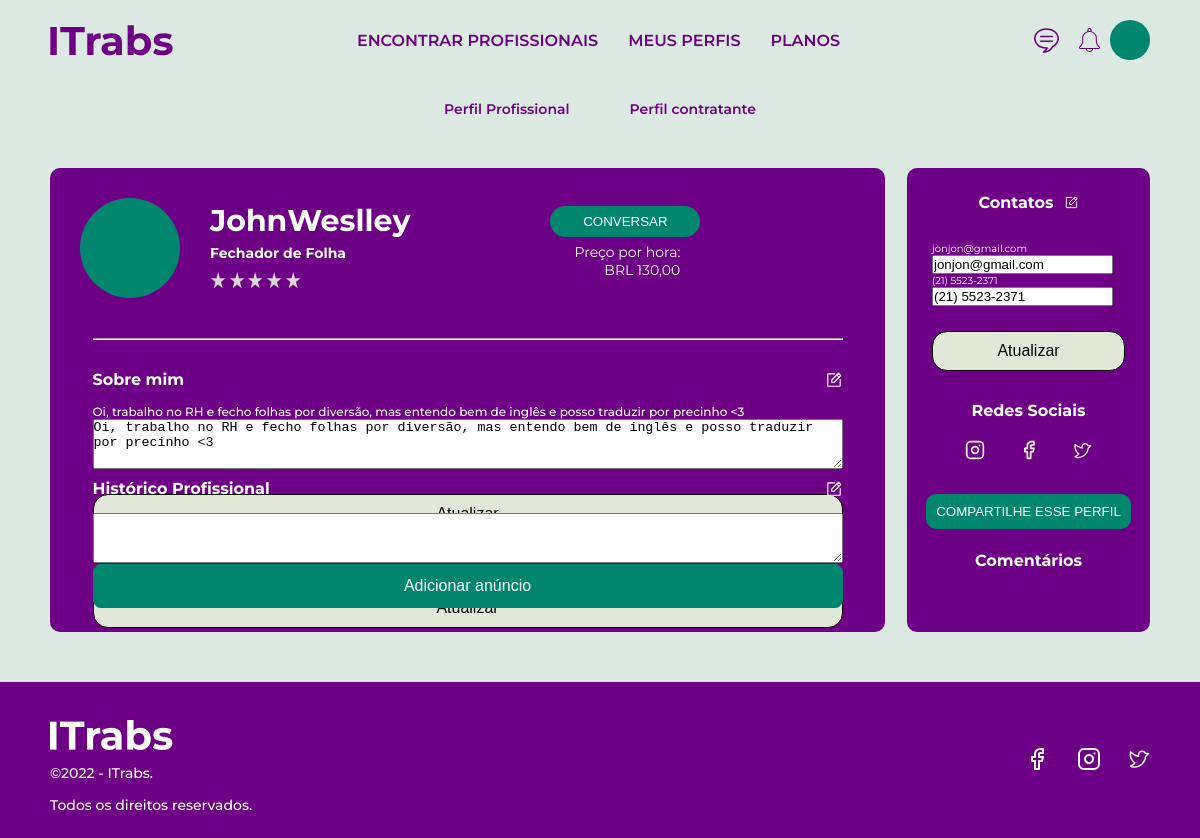
Page /pprofile/JohnWeslley (signed in) on the earlier database version.
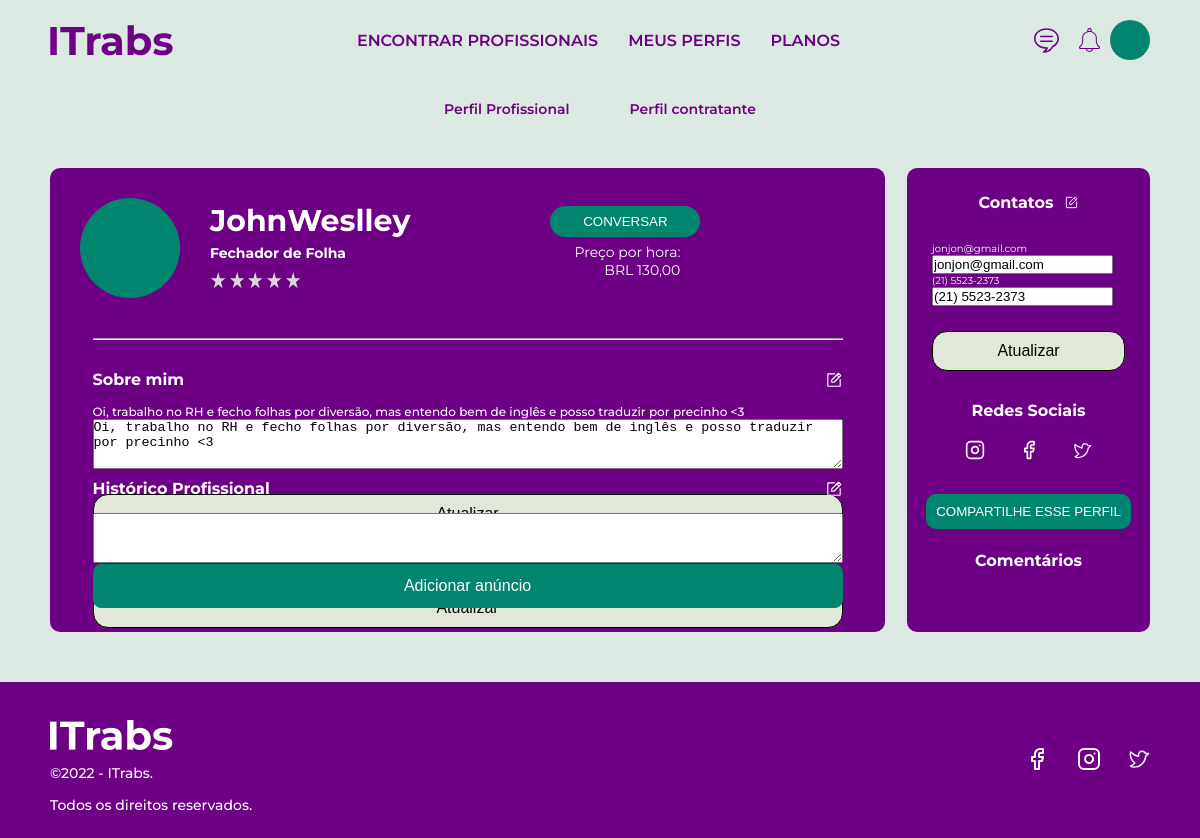
Same page on the later database version.
### users/models.py (models this page shows, shortened)
class CustomUser(AbstractUser):
    STATUS = (
        ('standard', 'standard'),
        ('gold', 'gold'),
        ('platinum', 'platinum')
    )
    LANGUAGES = (
        ('Português', 'Português'),
        ('Inglês', 'Inglês'),
        ('Espanhol', 'Espanhol'),
    )
    CATEGORY = (
        ('Não especificado', 'Não especificado'),
        ('Serviços Domésticos', 'Serviços Domésticos'),
        ('TI e Programação', 'TI e Programação'),
        ('Moda e Beleza', 'Moda e Beleza'),
        ('Reforma e Reparos', 'Reforma e Reparos'),
        ('Saúde', 'Saúde'),
        ('Assistência Técnica', 'Assistência Técnica'),
        ('Tradução e Conteúdo', 'Tradução e Conteúdo'),
        ('Design e Multimedia', 'Design e Multimedia'),
    )
    CURRENCY = (
        ('BRL', 'BRL'),
        ('USD', 'USD'),
        ('EUR', 'EUR'),
        ('GBP', 'GBP'),
    )
    email = models.EmailField(unique=True)
    phone_number = models.CharField('Phone number', max_length=16, default='(0) 0 0000-0000')
    status = models.CharField(choices=STATUS, max_length=10, default='standard')
    about_general = models.TextField('About me', max_length=300, default='', blank=True)
    about_looking = models.TextField('Looking for', max_length=300, default='', blank=True)
    about_expectation = models.TextField('What I expect', max_length=300, default='', blank=True)
    occupation = models.CharField('Occupation', max_length=50, blank=True)
    professional_history = models.TextField('Professional history', max_length=300, default='', blank=True)
    about_professional = models.TextField('About my career', max_length=300, default='', blank=True)
    about_advertisement = models.TextField('Descrição do Anúncio:', max_length=300, default='', blank=True)
    category = models.CharField('Categoria', choices=CATEGORY, max_length=30, default='Não especificado')
    availability = models.TextField('Disponibilidade', max_length=70, default='', blank=True)
    currency =  models.CharField('Moeda', max_length=3, choices=CURRENCY, default='BRL')
    currency_amount = models.DecimalField('Preço por hora', max_digits=10, decimal_places=2, default=0)
    languages = MultiSelectField('Idiomas', max_length=30, choices=LANGUAGES, default='Português')

### users/views.py (the view, shortened to what this page needs)
# urls.py: path('pprofile/<username>', views.professional_profile, name='professional_profile'),
def professional_profile(request, username):
    if request.user.is_authenticated:
        user = get_user_model().objects.filter(username=username).first()
        if user:
            form = UserUpdateFormRightInfo(instance=user)
            form_professional_info = UserUpdateFormAboutProfessional(instance=user)
            form_professional_history = UserUpdateFormAboutProfessionalHistory(instance=user)
            form_advertisement = UserUpdateFormAboutAdvertisement(instance=user)
            return render(
                request=request,
                template_name='users/perfilprofissional.html',
                context={
                        'form': form,
                        'form_professional_info': form_professional_info,
                        'form_professional_history': form_professional_history,
                        'form_advertisement': form_advertisement,
                })
        return redirect('home')
    return redirect('home')

### users/forms.py
class UserUpdateFormRightInfo(forms.ModelForm):
    email = forms.EmailField()
    class Meta:
        model = get_user_model()
        fields = [
            'email',
            'phone_number',
            ]

class UserUpdateFormAboutProfessional(forms.ModelForm):
    class Meta:
        model = get_user_model()
        fields = ['about_professional']

### users/templates/users/perfilprofissional.html (shortened to what the changed rows need)
{% load static %}
<!DOCTYPE html>
<html lang="pt-br">
<head>
  <link rel="stylesheet" href="{% static 'css/perfilprofissional.css' %}" />
</head>
<body id="body-container">
  <section id="profile-info">
    <div class="container">
      <div class="info-division">
        <div class="left-info">
          <div class="row">
            <div class="profile-information">
              <h2><span>{{ form.instance.username }}</span></h2>
              <p><span>{{ form.instance.occupation }}</span></p>
            </div>
            <div class="btn-message">
              <div class="hour-price">
                <div class="price">
                  <span>{{ form.instance.currency }} <span>{{ form.instance.currency_amount }}</span></span>
                </div>
              </div>
            </div>
          </div>
          <div class="about-box box">
            <div class="about">
              <p>
                <span>
                  {{ form.instance.about_professional }}
                </span>
              </p>
              <form method="POST">
                {{ form_professional_info.about_professional }}
              </form>
            </div>
          </div>
          <div class="professional-history box">
            <div class="about">
              <form method="POST">
                {{ form_professional_history.professional_history }}
                <input type="submit" id="button" value="Atualizar" name="update_professional_history_info"/>
              </form>
            </div>
          </div>
        </div>
        <div class="right-info">
          <div class="contact">
            <h2>Contatos<img src="{% static 'images/EditPencil.svg' %}" id="edit"></h2>
            <div id="contacts-info">
              <a href="#">{{ form.instance.email }}</a>
              <form method="POST" id="form">
                {{ form.email }}
                <br>
                <a href="#">{{ form.instance.phone_number }}</a>
                {{ form.phone_number }}
                <input type="submit" id="button" value="Atualizar" name="update_right_info" />
              </form>
            </div>
          </div>
          <div class="social">
            <h2>Redes Sociais</h2>
          </div>
          <div class="comments">
            <h2>Comentários</h2>
          </div>
        </div>
      </div>
  </section>
</body>
</html>

Differences in the rows shown:
changed CustomUser "JohnWeslley": instance.phone_number "(21) 5523-2371" → "(21) 5523-2373"; phone_number "(21) 5523-2371" → "(21) 5523-2373"
